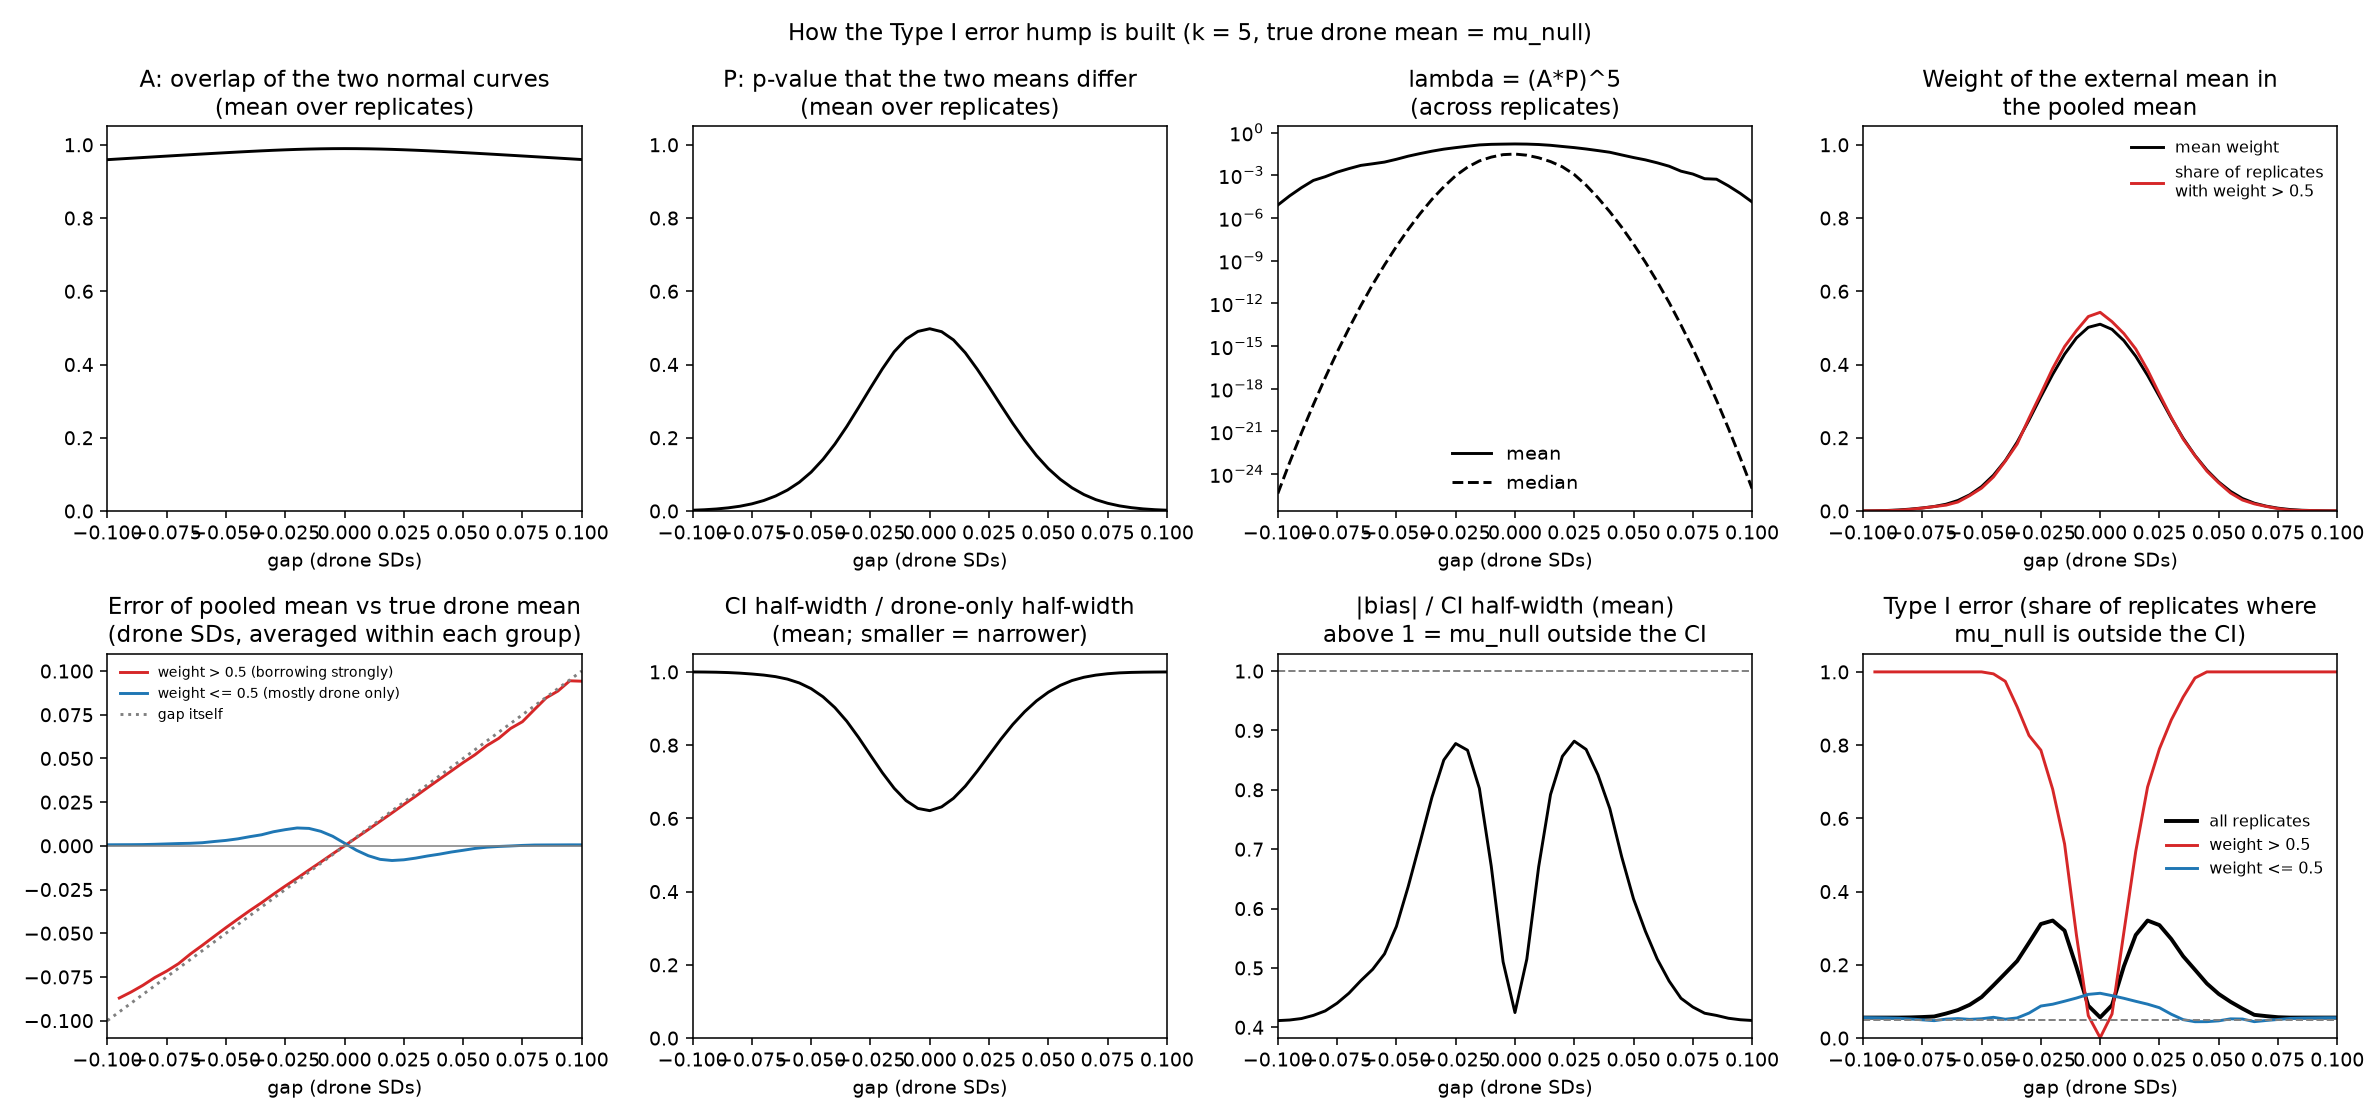

The script that saved this image:
# -*- coding: utf-8 -*-
"""
Diagnostic for ONE k (default k = 5): follow each factor behind the Type I error
hump as the gap changes. Type I error analysis only (true drone mean = mu_null).

Chain of factors, per replicate:
    A, P  ->  lambda = (A*P)^k  ->  weight w on the external mean
          ->  bias of the pooled mean and width of the CI
          ->  |bias| / CI half-width  ->  miss mu_null (Type I error)

The steps inside simulate_cell() repeat those in calibrate_k.get_conf_int, so that
A, P, lambda, ... can be recorded. check_against_get_conf_int() confirms that the CIs
are identical to those returned by get_conf_int for the same seed.
"""
import numpy as np
import matplotlib.pyplot as plt
import utils as ut
import calibrate_k as ck


def simulate_cell(k, mu_0_true, gap, var_0, var_h, n_0, n_h, n_rep, seed=2026):
    """Return a dict of per-replicate arrays for one (k, gap) cell."""
    np.random.seed(seed)
    out = {name: np.empty(n_rep) for name in
           ("A", "P", "lam", "w", "bias", "ci_ratio", "z_off", "miss", "lo", "hi")}
    se_0, se_h = np.sqrt(var_0 / n_0), np.sqrt(var_h / n_h)
    for r in range(n_rep):
        xbar_0 = np.random.normal(mu_0_true, se_0)
        xbar_h = np.random.normal(mu_0_true + gap * np.sqrt(var_0), se_h)
        var_0_r = ut.get_sampled_variance(n_0, var_0)
        var_h_r = ut.get_sampled_variance(n_h, var_h)
        A = ut.get_overlap(xbar_0, xbar_h, var_0_r, var_h_r)
        P = ut.get_pvalue(xbar_0, xbar_h, var_0_r, var_h_r, n_0, n_h)
        lam = (A * P) ** k
        mean_n = ut.get_posterior_mean(n_0, n_h, var_0_r, var_h_r, lam,
                                       xbar_0, xbar_h)
        var_n = ut.get_posterior_variance(n_0, n_h, var_0_r, var_h_r, lam)
        prec_0, prec_h = n_0 / var_0_r, lam * n_h / var_h_r
        half = 1.96 * np.sqrt(var_n)
        out["A"][r], out["P"][r], out["lam"][r] = A, P, lam
        out["w"][r] = prec_h / (prec_0 + prec_h)           # share of the pooled mean
        out["bias"][r] = (mean_n - mu_0_true) / np.sqrt(var_0)   # in drone SDs
        out["ci_ratio"][r] = np.sqrt(var_n / (var_0_r / n_0))    # vs drone-only CI
        out["z_off"][r] = abs(mean_n - mu_0_true) / half
        out["miss"][r] = abs(mean_n - mu_0_true) > half
        out["lo"][r], out["hi"][r] = mean_n - half, mean_n + half
    return out


def check_against_get_conf_int(k, mu_0_true, gap, var_0, var_h, n_0, n_h, n=20):
    d = simulate_cell(k, mu_0_true, gap, var_0, var_h, n_0, n_h, n)
    np.random.seed(2026)
    ref = np.array([ck.get_conf_int(k, mu_0_true, gap, var_0, var_h, n_0, n_h)
                    for _ in range(n)])
    assert np.allclose(ref[:, 0], d["lo"]) and np.allclose(ref[:, 1], d["hi"])


def plot_diagnostics(gaps, cells, k, save_path=None):
    g = np.asarray(gaps)
    mean = lambda key: np.array([c[key].mean() for c in cells])
    fig, axs = plt.subplots(2, 4, figsize=(17, 8))
    ax = axs.ravel()
    ax[0].plot(g, mean("A"), 'k'); ax[0].set_ylim(0, 1.05)
    ax[0].set_title("A: overlap of the two normal curves\n(mean over replicates)")
    ax[1].plot(g, mean("P"), 'k'); ax[1].set_ylim(0, 1.05)
    ax[1].set_title("P: p-value that the two means differ\n(mean over replicates)")
    ax[2].plot(g, mean("lam"), 'k', label="mean")
    ax[2].plot(g, [np.median(c["lam"]) for c in cells], 'k--', label="median")
    ax[2].set_yscale('log'); ax[2].legend(frameon=False)
    ax[2].set_title(f"lambda = (A*P)^{k}\n(across replicates)")
    ax[3].plot(g, mean("w"), 'k', label="mean weight")
    ax[3].plot(g, [(c["w"] > 0.5).mean() for c in cells], 'C3',
               label="share of replicates\nwith weight > 0.5")
    ax[3].set_ylim(0, 1.05); ax[3].legend(frameon=False, fontsize=8)
    ax[3].set_title("Weight of the external mean in\nthe pooled mean")
    def cond(key, strong):
        return np.array([c[key][(c["w"] > 0.5) == strong].mean()
                         if ((c["w"] > 0.5) == strong).any() else np.nan
                         for c in cells])
    ax[4].plot(g, cond("bias", True), 'C3', label="weight > 0.5 (borrowing strongly)")
    ax[4].plot(g, cond("bias", False), 'C0', label="weight <= 0.5 (mostly drone only)")
    ax[4].plot(g, g, color='gray', ls=':', label="gap itself")
    ax[4].axhline(0, color='gray', lw=0.8); ax[4].legend(frameon=False, fontsize=7)
    ax[4].set_title("Error of pooled mean vs true drone mean\n(drone SDs, averaged within each group)")
    ax[5].plot(g, mean("ci_ratio"), 'k'); ax[5].set_ylim(0, 1.05)
    ax[5].set_title("CI half-width / drone-only half-width\n(mean; smaller = narrower)")
    ax[6].plot(g, mean("z_off"), 'k')
    ax[6].axhline(1.96 / 1.96, color='gray', ls='--', lw=1)
    ax[6].set_title("|bias| / CI half-width (mean)\nabove 1 = mu_null outside the CI")
    ax[7].plot(g, mean("miss"), 'k', lw=2, label="all replicates")
    ax[7].plot(g, cond("miss", True), 'C3', label="weight > 0.5")
    ax[7].plot(g, cond("miss", False), 'C0', label="weight <= 0.5")
    ax[7].axhline(0.05, color='gray', ls='--', lw=1)
    ax[7].set_ylim(0, 1.05); ax[7].legend(frameon=False, fontsize=8)
    ax[7].set_title("Type I error (share of replicates where\nmu_null is outside the CI)")
    for a in ax:
        a.set_xlabel("gap (drone SDs)")
        a.set_xlim(g.min(), g.max())
    fig.suptitle(f"How the Type I error hump is built (k = {k}, true drone mean = mu_null)")
    fig.tight_layout()
    if save_path:
        fig.savefig(save_path, dpi=140)
    return fig


if __name__ == "__main__":
    MU_NULL, VAR_0, VAR_H, N_0, N_H = 1.75, 4.0, 4.0, 2000, 98000
    K, N_REP = 5, 2000
    GAPS = np.round(np.arange(-0.10, 0.1001, 0.005), 4)
    check_against_get_conf_int(K, MU_NULL, 0.02, VAR_0, VAR_H, N_0, N_H)
    cells = [simulate_cell(K, MU_NULL, gp, VAR_0, VAR_H, N_0, N_H, N_REP)
             for gp in GAPS]
    print("gap    A     P   lambda  w_mean  share_w>.5  bias  ci_ratio  z_off  TypeI"
          "  TypeI|w>.5  TypeI|w<=.5  err|w>.5  err|w<=.5")
    for gp, c in zip(GAPS, cells):
        if gp in (0.0, 0.01, 0.02, 0.03, 0.04, 0.06, 0.08, 0.10):
            hi = c["w"] > 0.5
            t_hi = c["miss"][hi].mean() if hi.any() else float('nan')
            t_lo = c["miss"][~hi].mean() if (~hi).any() else float('nan')
            print(f"{gp:5.2f} {c['A'].mean():5.3f} {c['P'].mean():5.3f} "
                  f"{c['lam'].mean():7.4f} {c['w'].mean():7.3f} {hi.mean():10.3f} "
                  f"{c['bias'].mean():7.4f} {c['ci_ratio'].mean():8.3f} "
                  f"{c['z_off'].mean():6.2f} {c['miss'].mean():6.3f} "
                  f"{t_hi:10.3f} {t_lo:12.3f} "
                  f"{(c['bias'][hi].mean() if hi.any() else float('nan')):9.4f} "
                  f"{c['bias'][~hi].mean():10.4f}")
    plot_diagnostics(GAPS, cells, K, save_path="diagnose_k5.png")
    plt.show()
